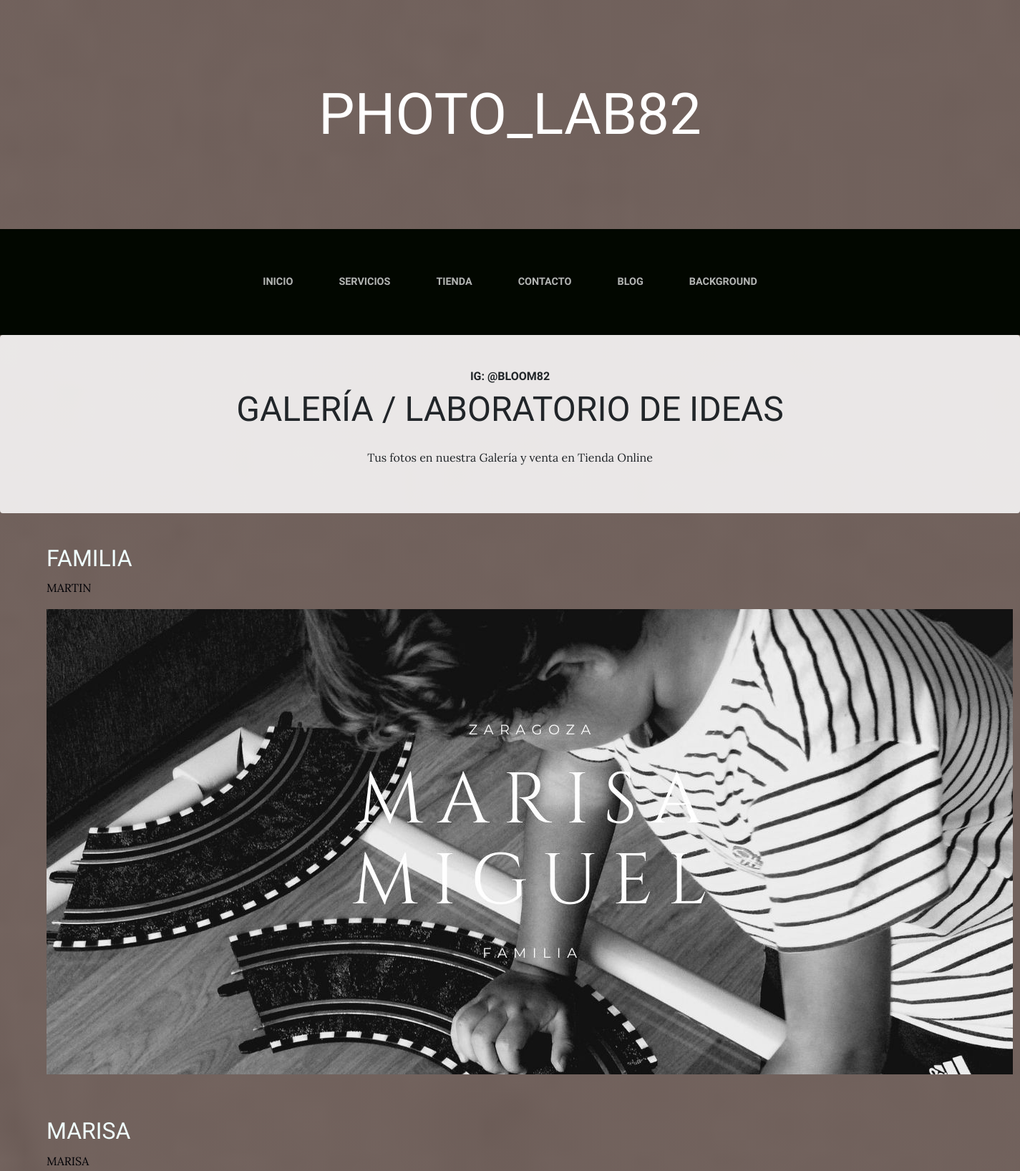
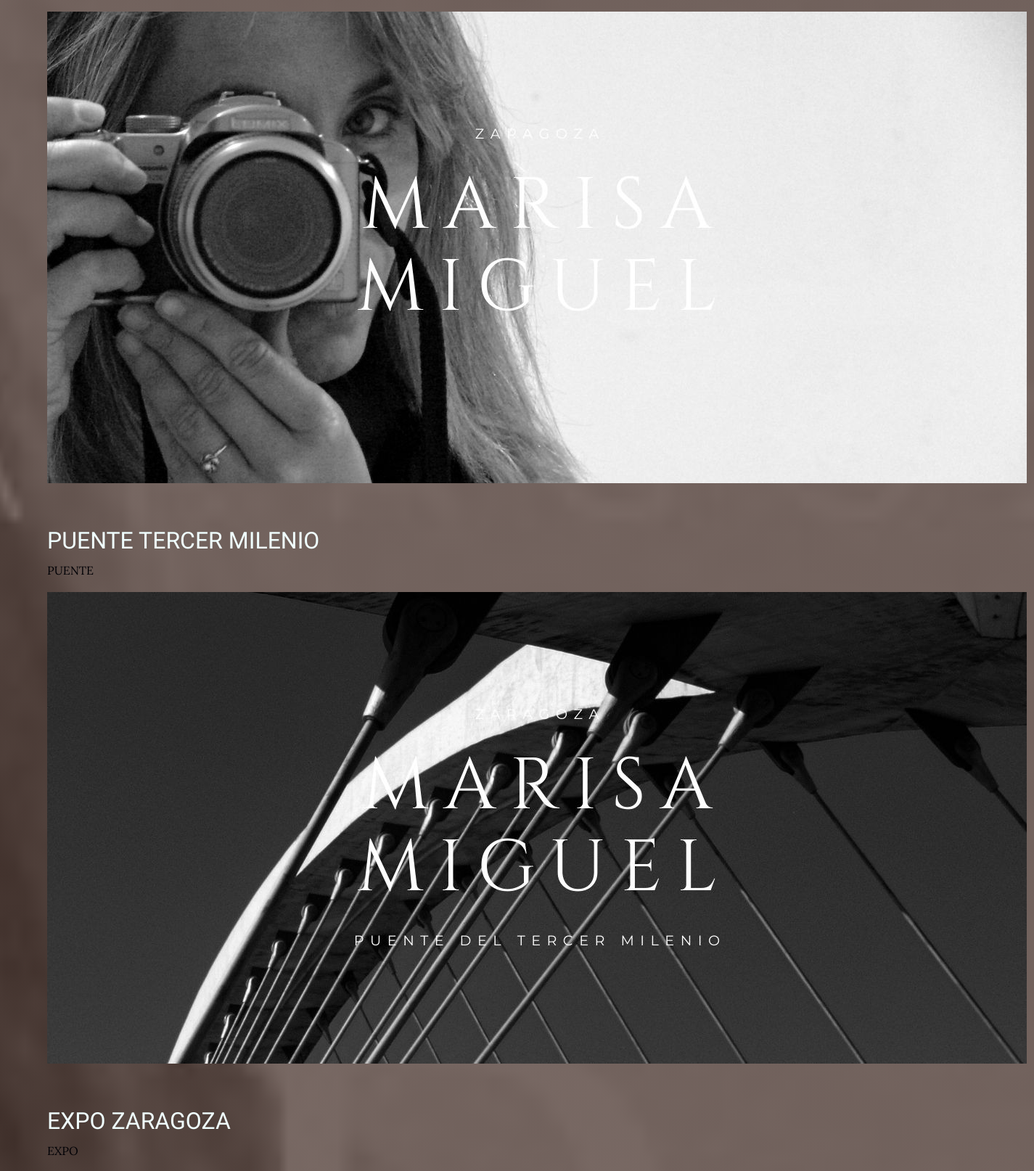
The app's page /servicios/ (upper part) with its own data (2 pictures, top to bottom).
### servicios/models.py (models this page shows, shortened)
class Servicio(models.Model):
        titulo=models.CharField(max_length=50)
        contenido=models.CharField(max_length=50)
        imagen=models.ImageField(upload_to='servicios')
        class Meta:
            verbose_name='servicio'
            verbose_name_plural='servicios'

### servicios/views.py (the view)
# urls.py: path('servicios/', include('servicios.urls')),
def servicios(request):
    servicios=Servicio.objects.all()
    return render(request, "servicios/servicios.html",{"servicios":servicios})

### servicios/templates/servicios/servicios.html (shortened to what this page needs)
{% extends "ProyectoWebApp/base.html" %}
{% load static %}
{% block content %}
<div class="intro-text left-0 text-center bg-faded p-5 rounded">
  <h2 class="section-heading mb-4" >
    <span class="section-heading-upper"> IG: @BLOOM82</span>
    <span class="section-heading-lower">GALERÍA / LABORATORIO DE IDEAS </span>
  </h2>
  <p class="mb-3">Tus fotos en nuestra Galería y venta en Tienda Online
  </p>
</div>
    {% for servicio in servicios %}
<div style= margin-left:65px;><p>
     <br>
     <h2 style= color:azure;>{{servicio.titulo}}</h2>
     <p style= color:rgb(0,0,5);>{{servicio.contenido}}</p>
     <p><img src="{{servicio.imagen.url}}"></p>
</p></div>
    {% endfor %}
{% endblock %}

### ProyectoWebApp/static/ProyectoWebApp/css/gestion.css (style rules this page uses)
body { font-family: 'Lora'; background: linear-gradient(rgba(47, 23, 15, 0.65), rgba(47, 23, 15, 0.65)), url("../img/bg_main.jpg"); background-attachment: fixed; background-position: center; background-size: cover; }
h1, h2, h3, h4, h5, h6 { font-family: 'Raleway'; }
p { line-height: 1.75; }
.section-heading { text-transform: uppercase; }
.section-heading .section-heading-upper { display: block; font-size: 1rem; font-weight: 800; padding-bottom:.5rem; }
.section-heading .section-heading-lower { display: block; font-size: 3rem; font-weight: 100; }
.bg-faded { background-color: rgba(255, 255, 255, 0.85); }

### records on screen
Servicio: titulo "FAMILIA", contenido "MARTIN", imagen (picture)
Servicio: titulo "MARISA", contenido "MARISA", imagen (picture)
Servicio: titulo "PUENTE TERCER MILENIO", contenido "PUENTE", imagen (picture)
Servicio: titulo "EXPO ZARAGOZA", contenido "EXPO"
